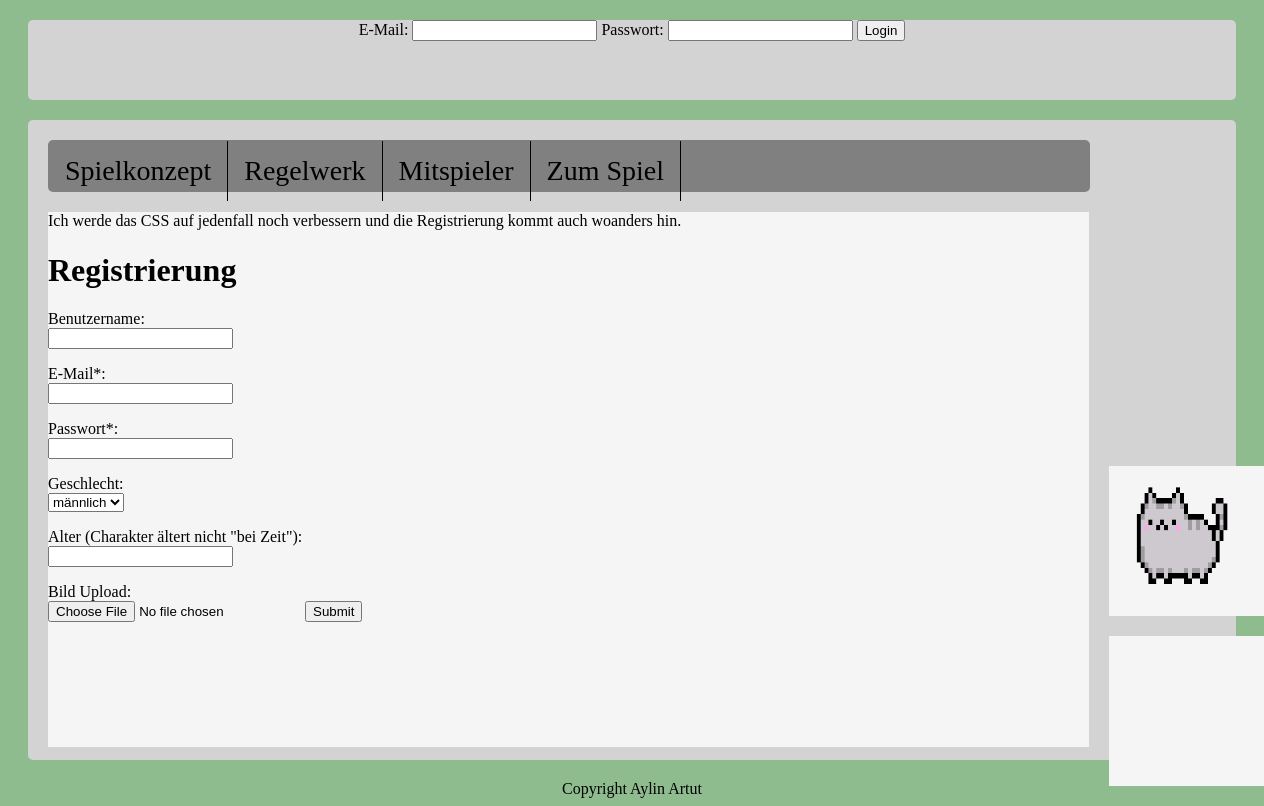
/index.php (signed in), run on the app's committed database.
### tables this page shows
CREATE TABLE `website_navigation` (
  `id` int(11) NOT NULL,
  `menuname` varchar(50) DEFAULT NULL,
  `logged_in` tinyint(1) DEFAULT NULL COMMENT '1 = TRUE |\r\n0 = FALSE'
);

CREATE TABLE `users` (
  `id` int(11) NOT NULL,
  `username` varchar(30) DEFAULT NULL,
  `email` varchar(255) DEFAULT NULL,
  `password` varchar(255) DEFAULT NULL,
  `gender` enum('maennlich','weiblich') DEFAULT NULL,
  `age` tinyint(4) NOT NULL,
  `imagepath` varchar(255) NOT NULL
);

### Navigation.php (called while the page is built, shortened)
<?php
    class Navigation{
        function getNavigation($status){
            $sql = "SELECT menuname FROM website_navigation WHERE logged_in=" . $status;
            return $sql;
        }
    }
?>

### UserProfile.php (called while the page is built, shortened)
<?php
    class UserProfile{
        function getProfileData($id){
            $sql = "SELECT * FROM users WHERE id ='$id'";
            return $sql;
        }
    }
?>

### index.php (the view, shortened to what this page needs)
<?php
require_once("Navigation.php");
require_once("UserProfile.php");
?>
<html>
<head>
	<link rel="stylesheet" href="CSS_Files/main.css">
	<link rel="stylesheet" href="CSS_Files/ClientSideValidation.css">
</head>
<body>
<div class="pageContainer">
    <div class="header">
        <div id="login">
            <form id="login_formular" action="Main.php" method="POST">
                E-Mail:
                <input type="email" id="email_forLogin" name="email_forLogin">
                Passwort:
                <input type="password" id="password_forLogin" name="password_forLogin">
                <input type="submit" id="submit_login" name="submit_login" value="Login">
            </form>
        </div>
    </div>
    <div class="content">
        <div class="leftSide">
        <div class="navigation">
            <ul>
                <?php
                $databaseConnection = new DatabaseConnection();
                $navigation = $databaseConnection->getConnectionToDatabase();
                $sql = new Navigation($navigation);
                if((isset($_SESSION['login'])) && (!empty(session_id()))){
                    foreach ($navigation->query($sql->getNavigation(0)) as $row) {
                        ?>
                        <li><a id= <?php echo $row["menuname"] ?> ".php"> <?php echo $row["menuname"] ?> </a></li>
                        <?php
                    }
                    foreach ($navigation->query($sql->getNavigation(1)) as $row) {
                        ?>
                        <li><a id= <?php echo $row["menuname"] ?> ".php"> <?php echo $row["menuname"] ?> </a></li>
                        <?php
                    }
                }else{
                    foreach ($navigation->query($sql->getNavigation(0)) as $row) {
                        ?>
                        <li><a id= <?php echo $row["menuname"] ?> ".php"> <?php echo $row["menuname"] ?> </a></li>
                        <?php
                    }
                }
                ?>
            </ul>
        </div>
                <div id="contentMenu">
                    Ich werde das CSS auf jedenfall noch verbessern und die Registrierung kommt auch woanders hin. <br/>
                    <div id="registration">
                        <form id="registration_formular" action="Main.php" method="POST" enctype="multipart/form-data">
                            <h1><b>Registrierung</b></h1>
                            <p>Benutzername:<br>
                            <input type="text" id="username" name="username"></p>
                            <p>E-Mail*:<br>
                                <input type="email" id="email" name="email"></p>
                            <p>Passwort*:<br>
                                <input type="password" id="password" name="password"></p>
                            <p>Geschlecht:<br>
                                <select id="gender" name="gender">
                                    <option value="maennlich">männlich</option>
                                </select></p>
                            <p>Alter (Charakter ältert nicht "bei Zeit"):<br>
                                <input type="text" id="age" name="age"></p>
                            Bild Upload:<br>
                                <input type="file" name="imagepath" id="imagepath">
                            <input type="submit" id="submit_registration" name="submit_registration" value="Submit">
                        </form>
                    </div>
                </div>
        </div>
        <div class="rightSide">
            <div class="profileBox">
                <?php
                $databaseConnection = new DatabaseConnection();
                $userProfile = $databaseConnection->getConnectionToDatabase();
                $sql = new UserProfile($userProfile);
                if((isset($_SESSION['login'])) && (!empty(session_id()))) {
                    foreach ($userProfile->query($sql->getProfileData($_SESSION['id'])) as $row) {
                        ?>
                         <img src="<?php echo $row["imagepath"] ?>" width="150" height="150">
                        <?php
                    }
                }
                ?>
            </div>
            <div class="gameBox"></div>
        </div>
        </div>
    </div>
    <div class="footer">
        Copyright Aylin Artut
    </div>
</body>
</html>

### CSS_Files/main.css (style rules this page uses)
body { background-color: DarkSeaGreen; }
.header { height: 80px; margin: 20px; background-color: LightGrey; text-align: center; border-radius: 5px; }
.content { margin: 20px; background-color: LightGrey; border-radius: 5px; }
.footer { text-align: center; }
.navigation { width: 100%; height: 7.4%; background-color: grey; margin-bottom: 20px; margin-top: 17px; padding-top: 1px; padding-left: 1px; padding-bottom: 5px; border-radius: 5px; }
ul { list-style-type: none; margin: 0; padding: 0; background-color: grey; }
li { float: left; border-right:1px solid black; }
li a { display: block; text-align: center; padding: 14px 16px; font-size: 28px; }
#contentMenu { background-color: whitesmoke; width: 100%; height: 85.3%; margin-top: 10px; }
.profileBox { background-color: whitesmoke; width: 200px; height: 150px; margin-bottom: 20px; margin-top: -10px; }
.gameBox { background-color: whitesmoke; width: 200px; height: 150px; margin-bottom: 20px; }
.leftSide { height: 80%; display: inline-block; margin: 3px 0.5px 10px 20px; width: 86.2%; }
.rightSide { width: 20px; height: 78.2px; display: inline-block; margin: 3px 1px 10px 15px; }

### data on the page
website_navigation: menuname "Spielkonzept"
website_navigation: menuname "Regelwerk"
website_navigation: menuname "Mitspieler"
website_navigation: menuname "Zum Spiel"
users: imagepath (picture)
